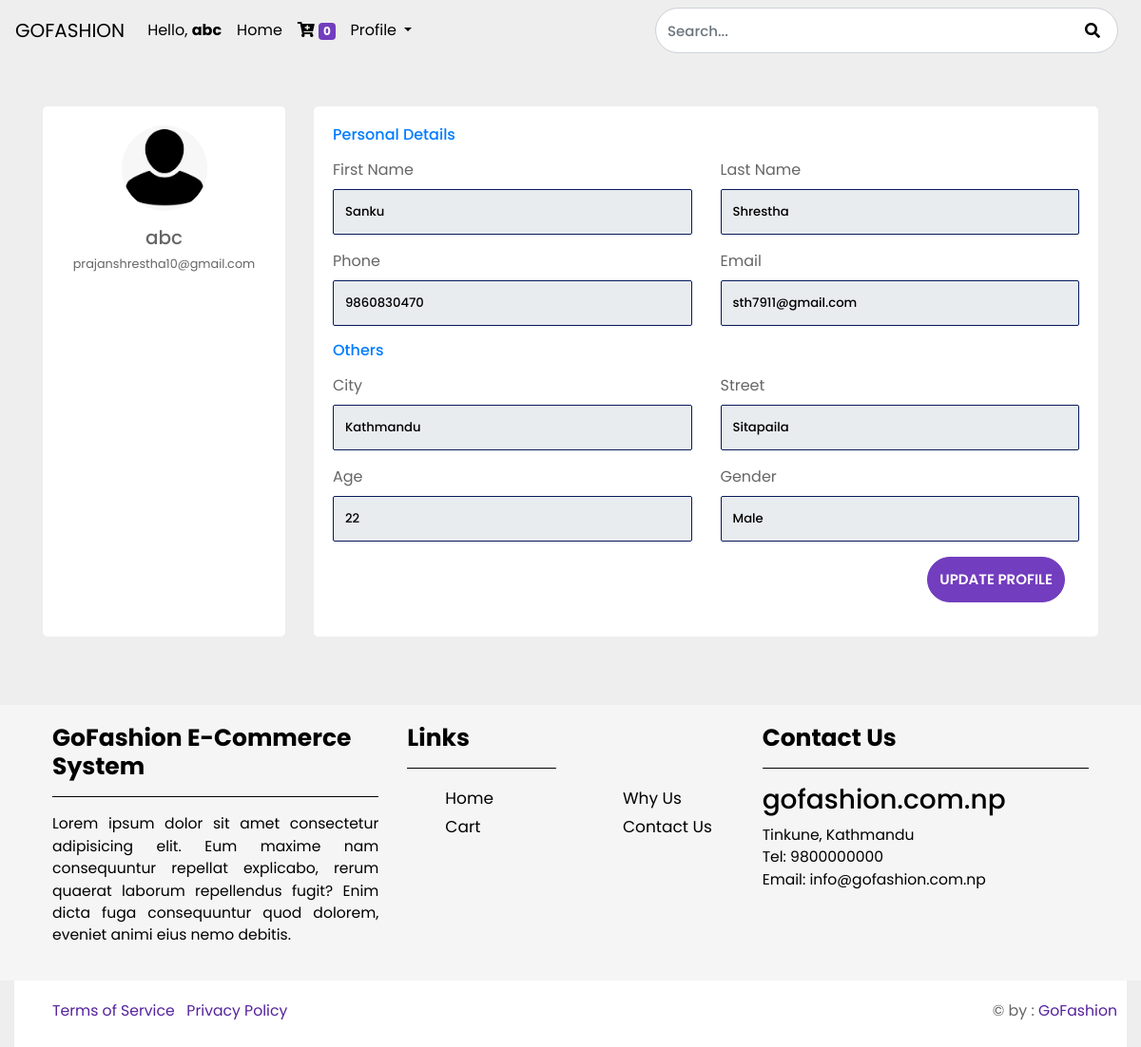
The app's page /profile/34 (signed in), older data.
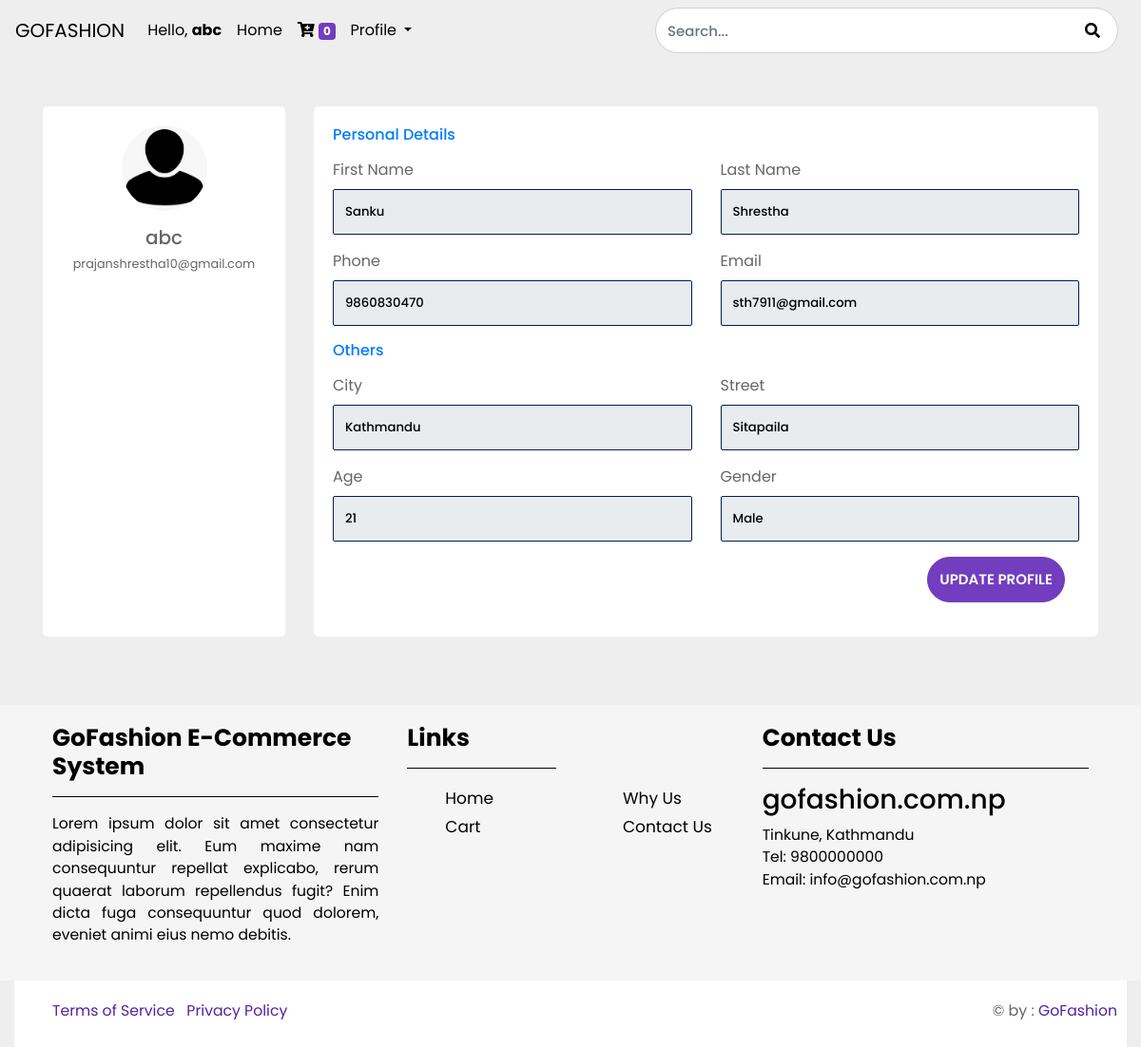
The same page, newer data.
### store/models/customer.py (models this page shows, shortened)
class Customer(models.Model):
    first_name = models.CharField(max_length=50)
    last_name = models.CharField(max_length=50)
    phone = models.CharField(max_length=15)
    email = models.EmailField()
    password = models.CharField(max_length=500)
    age = models.CharField(max_length=10, null=True)
    gender = models.CharField(max_length=10, null=True)
    city = models.CharField(max_length=20, null= True)
    street = models.CharField(max_length=50, null= True)

### store/middlewares/auth.py (the view)
    def middleware(request, *args, **kwargs):
        return_url = request.META['PATH_INFO']
        if not request.session.get('customer'):
            return redirect(f'/login?return_url={return_url}')
        response = get_response(request, *args, **kwargs)
        return response

### store/views/login.py (called while the page is built)
def profile(request,id):
    customer = Customer.objects.get(id=id)
    if request.method == 'GET':
        data = {
            'customer': customer
        }
        return render(request, 'profile.html', data)

### store/templates/profile.html (shortened to what the changed rows need)
{% extends 'base.html' %}
{% load static %}
{% block content %}
<html>
    <head>
        <link rel="stylesheet" href="https://stackpath.bootstrapcdn.com/bootstrap/4.3.1/css/bootstrap.min.css"
>
        <link rel="stylesheet" type="text/css" href="{% static '/css/profile.css/' %}">
        <link rel="stylesheet" type="text/css" href="{% static '/css/style.css/' %}">
    </head>
    <br>
    <br>
    <body>
        <div class="container">
            <div class="row gutters">
                <div class="col-xl-9 col-lg-9 col-md-12 col-sm-12 col-12">
                    <div class="card h-100">
                        <div class="card-body">
                            <div class="row gutters">
                                <div class="col-xl-6 col-lg-6 col-md-6 col-sm-6 col-12">
                                    <div class="form-group">
                                        <label for="fullName">First Name</label>
                                        <input readonly type="text" class="form-control" name="first_name" value="{{customer.first_name}}" placeholder="Enter full name">
                                    </div>
                                </div>
                                <div class="col-xl-6 col-lg-6 col-md-6 col-sm-6 col-12">
                                    <div class="form-group">
                                        <label for="eMail">Last Name</label>
                                        <input readonly type="email" class="form-control" name="last_name" value="{{customer.last_name}}" placeholder="Enter email ID">
                                    </div>
                                </div>
                                <div class="col-xl-6 col-lg-6 col-md-6 col-sm-6 col-12">
                                    <div class="form-group">
                                        <label for="phone">Phone</label>
                                        <input readonly type="text" class="form-control" name="phone" value="{{customer.phone}}" placeholder="Enter phone number">
                                    </div>
                                </div>
                                <div class="col-xl-6 col-lg-6 col-md-6 col-sm-6 col-12">
                                    <div class="form-group">
                                        <label for="website">Email</label>
                                        <input readonly type="url" class="form-control" name="email" value="{{customer.email}}" placeholder="Website url">
                                    </div>
                                </div>
                            </div>
                                <div class="row gutters">
                                <div class="col-xl-6 col-lg-6 col-md-6 col-sm-6 col-12">
                                    <div class="form-group">
                                        <label for="city">City</label>
                                        <input readonly type="text" class="form-control" name="city" value="{{customer.city}}" placeholder="Enter City">
                                    </div>
                                </div>
                                <div class="col-xl-6 col-lg-6 col-md-6 col-sm-6 col-12">
                                    <div class="form-group">
                                        <label for="street">Street</label>
                                        <input readonly type="text" class="form-control" name="street" value="{{customer.street}}" placeholder="Enter Street">
                                    </div>
                                </div>
                                <div class="col-xl-6 col-lg-6 col-md-6 col-sm-6 col-12">
                                    <div class="form-group">
                                        <label for="age">Age</label>
                                        <input readonly type="text" class="form-control" name="age" value="{{customer.age}}" placeholder="Enter Age">
                                    </div>
                                </div>
                                <div class="col-xl-6 col-lg-6 col-md-6 col-sm-6 col-12">
                                    <div class="form-group">
                                        <label for="gender">Gender</label>
                                        <input readonly type="text" class="form-control" name="gender" value="{{customer.gender}}" placeholder="Gender">
                                    </div>
                                </div>
                            </div>
                        </div>
                    </div>
                </div>
            </div>
        </div>
    </body>
</html>
{% endblock %}

Row changes from the older to the newer data that the page shows:
changed Customer "Sanku": age "22" → "21"
